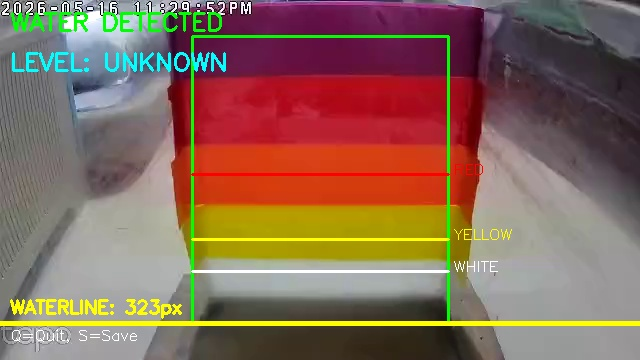
#> input picture flood_ai/water_detection_test.jpg, 640 x 360 px, given in place of stream2, which was not available
$ python calibrate_water_color.py
#> lines starting #> are read from the running program, lines starting #| are printed output that depends on the picture; after the words box and inside, x2 and y2 are one past the last pixel; in counts of white or black regions, pixels touching at a corner belong together; pictures that were not available may be replaced by others from this repository, and a replacement may not be noted
import cv2
import numpy as np
import json

def calibrate_actual_water_color():
    """
    Calibrate detection for the actual water color visible in your setup
    """

    print("=== Actual Water Color Calibration ===")
    print("Adjust sliders to detect the greenish/muddy water at the bottom")
    print("Make sure ONLY the water area turns white in the mask")
    print()

    with open("calibration.json") as f:
#> (reads flood_ai/calibration.json from the repository)
        cal = json.load(f)

    # Grab current frame
    cap = cv2.VideoCapture(cal["rtsp_url"], cv2.CAP_FFMPEG)
    if not cap.isOpened():
        print("ERROR: Cannot connect to camera")
        return

    ret, frame = cap.read()
#> frame is the input picture: shape (360, 640, 3); mean B, G, R 88.8, 106, 135.5
    cap.release()

    if not ret:
        print("ERROR: Could not grab frame")
        return

    frame_small = cv2.resize(frame, (640, 360))
    hsv = cv2.cvtColor(frame_small, cv2.COLOR_BGR2HSV)
#> hsv: shape (360, 640, 3); mean H, S, V 84.4, 105.1, 143.2

    def nothing(x):
        pass

    cv2.namedWindow("Water Color Calibration", cv2.WINDOW_NORMAL)
    cv2.resizeWindow("Water Color Calibration", 1280, 400)

    # Initial values for greenish water
    cv2.createTrackbar("H Low",  "Water Color Calibration", 35,  180, nothing)  # Green hue
    cv2.createTrackbar("H High", "Water Color Calibration", 85,  180, nothing)  # Green-yellow range
    cv2.createTrackbar("S Low",  "Water Color Calibration", 30,  255, nothing)  # Lower saturation
    cv2.createTrackbar("S High", "Water Color Calibration", 255, 255, nothing)
    cv2.createTrackbar("V Low",  "Water Color Calibration", 20,  255, nothing)  # Lower brightness
    cv2.createTrackbar("V High", "Water Color Calibration", 200, 255, nothing)

    while True:
        hl = cv2.getTrackbarPos("H Low",  "Water Color Calibration")
        hh = cv2.getTrackbarPos("H High", "Water Color Calibration")
        sl = cv2.getTrackbarPos("S Low",  "Water Color Calibration")
        sh = cv2.getTrackbarPos("S High", "Water Color Calibration")
        vl = cv2.getTrackbarPos("V Low",  "Water Color Calibration")
        vh = cv2.getTrackbarPos("V High", "Water Color Calibration")

        lower = np.array([hl, sl, vl])
        upper = np.array([hh, sh, vh])
        mask = cv2.inRange(hsv, lower, upper)
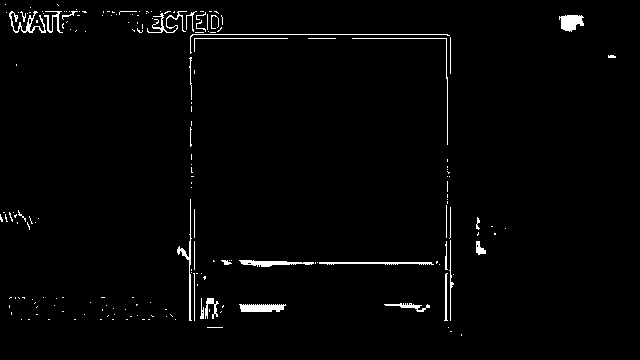
#> mask: shape (360, 640); 1.9% white in thin lines or dots, all inside (x1, y1, x2, y2) = (0, 4, 616, 336)

        # Show original and mask side by side
        mask_bgr = cv2.cvtColor(mask, cv2.COLOR_GRAY2BGR)
        combined = np.hstack([frame_small, mask_bgr])
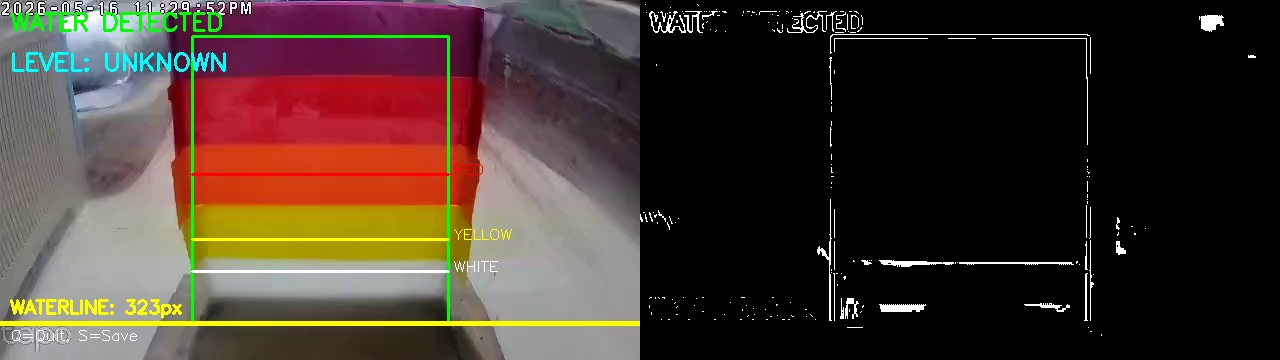
#> combined: shape (360, 1280, 3); mean B, G, R 46.8, 55.4, 70.2

        # Add ROI overlay to show detection area
        roi_frame = frame_small.copy()
        h, w = roi_frame.shape[:2]
#> h = 360; w = 640
        roi_top = int(h * 0.1)
#> roi_top = 36
        roi_bottom = int(h * 0.9)
#> roi_bottom = 324
        roi_left = int(w * 0.3)
#> roi_left = 192
        roi_right = int(w * 0.7)
#> roi_right = 448
        cv2.rectangle(roi_frame, (roi_left, roi_top), (roi_right, roi_bottom), (0, 255, 0), 2)
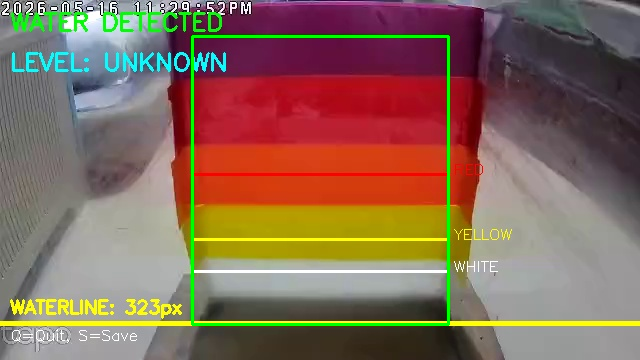
#> roi_frame: shape (360, 640, 3); 1.41% of pixels changed, all inside (x1, y1, x2, y2) = (191, 35, 450, 326)

        combined = np.hstack([roi_frame, mask_bgr])

        cv2.putText(combined, f"Water Color: H:{hl}-{hh} S:{sl}-{sh} V:{vl}-{vh}",
                   (10, 30), cv2.FONT_HERSHEY_SIMPLEX, 0.6, (0, 255, 0), 2)
        cv2.putText(combined, "Adjust until ONLY the water is white",
                   (10, 60), cv2.FONT_HERSHEY_SIMPLEX, 0.5, (255, 255, 0), 1)
        cv2.putText(combined, "S=Save water color | Q=Quit",
                   (10, 90), cv2.FONT_HERSHEY_SIMPLEX, 0.5, (255, 255, 255), 1)

        # Show water detection stats
        water_pixels = cv2.countNonZero(mask)
#> water_pixels = 4326
        total_pixels = mask.shape[0] * mask.shape[1]
#> total_pixels = 230400
        water_percentage = (water_pixels / total_pixels) * 100
#> water_percentage = 1.88

        cv2.putText(combined, f"Water detected: {water_percentage:.1f}% of image",
                   (10, 120), cv2.FONT_HERSHEY_SIMPLEX, 0.4, (255, 255, 255), 1)
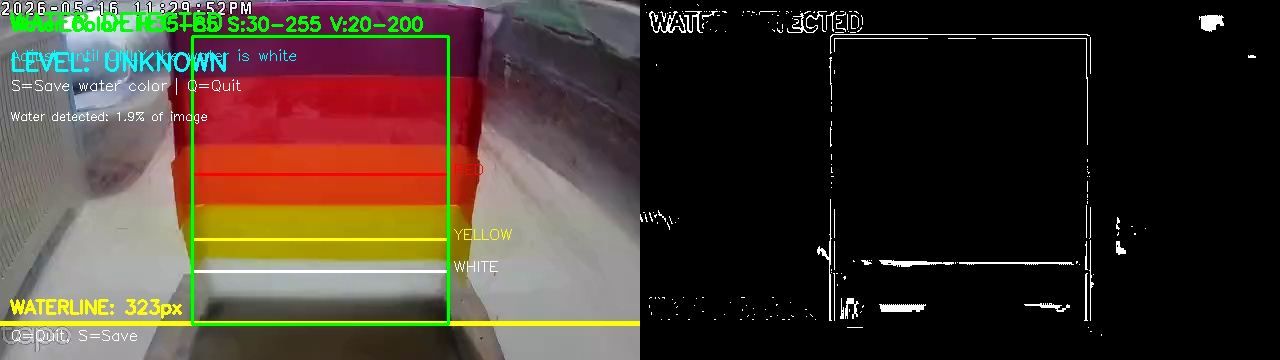
#> combined: shape (360, 1280, 3); mean B, G, R 46.5, 56.9, 69

        cv2.imshow("Water Color Calibration", combined)

        key = cv2.waitKey(1) & 0xFF
#> (key q is pressed here)
        if key == ord('s'):
            # Save the water color range
            water_range = {
                "actual_water": {
                    "lower": [hl, sl, vl],
                    "upper": [hh, sh, vh]
                }
            }

            # Update color_ranges.json
            try:
                with open("color_ranges.json") as f:
                    ranges = json.load(f)
            except:
                ranges = {}

            ranges.update(water_range)

            with open("color_ranges.json", "w") as f:
                json.dump(ranges, f, indent=2)

            print(f"✓ Saved actual water color: H:{hl}-{hh} S:{sl}-{sh} V:{vl}-{vh}")
            print("✓ Updated color_ranges.json")

            # Also update the detection code directly
            update_detection_with_new_water_color(hl, hh, sl, sh, vl, vh)
            break
        elif key == ord('q'):
            break

    cv2.destroyAllWindows()

# [50 lines left out: function update_detection_with_new_water_color, not called in this run]

if __name__ == "__main__":
    calibrate_actual_water_color()
